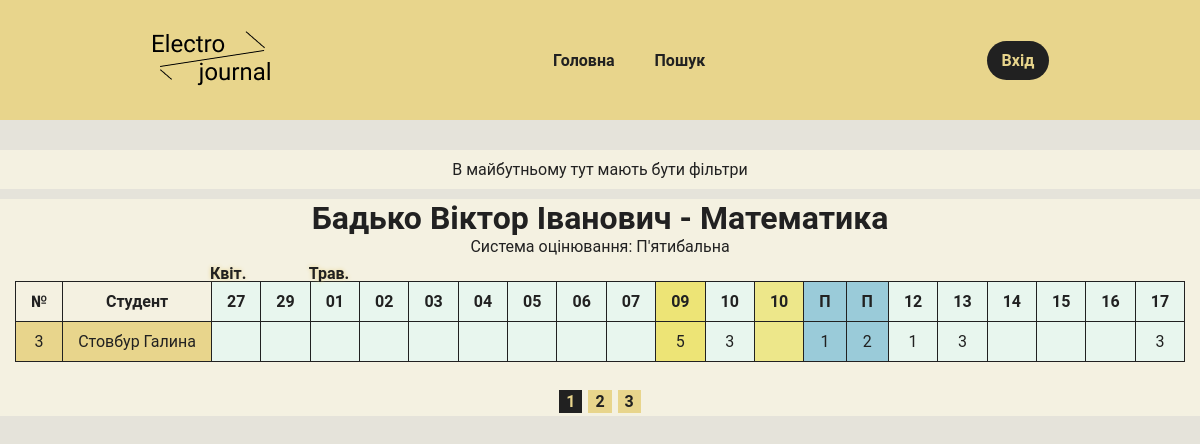
The page /journal/student-21/ on the database its author committed.
### journal/models.py (models this page shows, shortened)
class TeacherSubject(models.Model):
    class Meta:
        verbose_name = "Предмет викладача"
        verbose_name_plural = "Предмети викладачів"
    teacher = models.ForeignKey("Teacher", on_delete=models.CASCADE, verbose_name="Викладач")
    group_subject = models.ForeignKey("GroupSubject", on_delete=models.CASCADE, verbose_name="Предмет")
    semester = models.PositiveIntegerField(verbose_name="Семестр")
    academic_year = models.CharField(max_length=4, verbose_name="Навчальний рік")
    students = models.CharField(max_length=1000, null=True, verbose_name="Студенти")
    def get_students(self) -> list:
        return json.loads(self.students)
    def if_exist(self) -> bool:
        if self.students is not None:
            return True
        return False
    def check_student(self, student_pk) -> bool:
        if self.if_exist():
            if str(student_pk) in self.get_students():
                return True
            return False
        return False

class Teacher(models.Model):
    class Meta:
        verbose_name = "Викладач"
        verbose_name_plural = "Викладачі"
        ordering = ['user']
    user = models.OneToOneField(settings.AUTH_USER_MODEL, on_delete=models.CASCADE, verbose_name="Користувач")

class CustomUser(AbstractBaseUser):
    class Meta:
        verbose_name = "Користувач"
        verbose_name_plural = "Користувачі"
        ordering = ['surname', 'name', 'patronymic']
    name = models.CharField(max_length=45, null=False, verbose_name="Ім'я")
    surname = models.CharField(max_length=45, null=False, verbose_name="Прізвище")
    patronymic = models.CharField(max_length=45, blank=True, null=True, verbose_name="По батькові")
    email = models.EmailField(unique=True)  # require
    avatar = models.ImageField(upload_to='user/avatar/', blank=True, null=True, verbose_name="Аватар")
    date_of_birth = models.DateField(null=True, blank=True, verbose_name="День народження")
    about = models.TextField(null=True, blank=True, verbose_name="Про себе")
    role = models.ForeignKey("Role", on_delete=models.CASCADE, null=False, verbose_name="Роль у системі")
    is_active = models.BooleanField(default=True)
    is_staff = models.BooleanField(default=False)
    is_admin = models.BooleanField(default=False)
    USERNAME_FIELD = 'email'
    REQUIRED_FIELDS = ["name", "surname", "role"]
    objects = CustomUserManager()
    def __str__(self):
        if self.name and self.surname:
            return f'{self.surname} {self.name}'
        return self.email.split('@')[0]
    def get_name(self):
        if self.name and self.surname and self.patronymic:
            return f'{self.surname}  {self.name} {self.patronymic}'
        if self.name and self.surname:
            return f'{self.surname}  {self.name}'
        return self.email.split('@')[0]
    def get_absolute_url(self):
        return reverse('profile', kwargs={'pk': self.pk})

class GroupSubject(models.Model):
    class Meta:
        verbose_name = "Предмет групи"
        verbose_name_plural = "Предмети груп"
    group = models.ForeignKey('Group', on_delete=models.CASCADE, verbose_name="Група")
    subject = models.ForeignKey('Subject', on_delete=models.CASCADE, verbose_name="Предмет")
    amount_of_hours = models.PositiveIntegerField(verbose_name="Кількість годин")

class Subject(models.Model):
    class Meta:
        verbose_name = "Предмет"
        verbose_name_plural = "Предмети"
    name = models.CharField(max_length=45, verbose_name="Назва предмету")
    slug = models.SlugField(max_length=45, unique=True, verbose_name="Ідентифікатор")
    short_name = models.CharField(max_length=33, verbose_name="Скорочена назва предмету")
    evaluation_system = models.ForeignKey("EvaluationSystem", on_delete=models.CASCADE, verbose_name="Система оцінювання")
    def __str__(self):
        return self.name

class EvaluationSystem(models.Model):
    class Meta:
        verbose_name = "Система оцінювання"
        verbose_name_plural = "Системи оцінювання"
    name = models.CharField(max_length=45, verbose_name="Назва")
    numerical_form = models.PositiveIntegerField(verbose_name="Числова форма")
    def __str__(self):
        return self.name

class Lesson(models.Model):
    class Meta:
        verbose_name = "Пара"
        verbose_name_plural = "Пари"
        ordering = ['date']
    date = models.DateField(default=timezone.now, verbose_name="Дата")
    last_update = models.DateTimeField(auto_now=True, verbose_name="Останнє оновлення")
    topic = models.CharField(max_length=200, verbose_name="Тема", null=True)
    homework = models.CharField(max_length=200, verbose_name="Домашнє завдання", null=True)
    note = models.CharField(max_length=200, blank=True, verbose_name="Примітка", null=True)
    type = models.ForeignKey('LessonType', on_delete=models.CASCADE, verbose_name="Тип")
    teacher_subject = models.ForeignKey("TeacherSubject", on_delete=models.CASCADE)

class LessonType(models.Model):
    class Meta:
        verbose_name = "Тип пари"
        verbose_name_plural = "Типи пар"
    name = models.CharField(max_length=25, verbose_name="Назва")
    slug = models.SlugField(max_length=25, unique=True, verbose_name="Ідентифікатор")

class Student(models.Model):
    class Meta:
        verbose_name = "Студент"
        verbose_name_plural = "Студенти"
        ordering = ['user']
    user = models.OneToOneField(settings.AUTH_USER_MODEL, on_delete=models.CASCADE)
    study_form = models.ForeignKey("StudyForm", on_delete=models.CASCADE, verbose_name="Форма навчання")
    group = models.ForeignKey("Group", on_delete=models.CASCADE, verbose_name="Група")
    def __str__(self):
        return str(self.user)

class StudentLesson(models.Model):
    class Meta:
        verbose_name = "Пара студента"
        verbose_name_plural = "Пари студентів"
        ordering = ['lesson__date']
    lesson = models.ForeignKey("Lesson", on_delete=models.CASCADE, verbose_name="Предмет")
    student = models.ForeignKey("Student", on_delete=models.CASCADE, verbose_name="Студент")
    mark = models.CharField(max_length=5, null=True, verbose_name="Оцінка")
    date = models.DateField(auto_now_add=True, verbose_name="Дата")
    read_only = models.BooleanField(default=False)

### journal/views.py (the view, shortened to what this page needs)
# urls.py: path('journal/student-<int:student_pk>/', student_journal, name="student_journal"),
def student_journal(request, student_pk):
    student_obj = Student.objects.get(pk=student_pk)
    group_subject_objs = GroupSubject.objects.filter(group=student_obj.group)
    group_teacher_subject_objs = TeacherSubject.objects.filter(group_subject__in=group_subject_objs)
    st_teacher_subject_objs = [obj for obj in group_teacher_subject_objs if obj.check_student(student_pk)]
    subjects = list()
    global_months = {}
    for pk, st_teacher_subject_obj in enumerate(st_teacher_subject_objs):
        lessons = Lesson.objects.filter(teacher_subject=st_teacher_subject_obj)
        st_lessons = StudentLesson.objects.filter(lesson__in=lessons, student=student_obj)
        paginate_by = 20
        lessons_pag = Paginator(lessons, paginate_by)
        st_lessons_pag = Paginator(st_lessons, paginate_by)
        page_number = int(request.GET.get(f'page{pk}')) if request.GET.get(f'page{pk}') else 1
        pag_lessons = lessons_pag.get_page(page_number)
        pag_st_lessons = st_lessons_pag.get_page(page_number)
        subjects.append({
            'page': f'page{pk}',
            'teacher_subject': st_teacher_subject_obj,
            'student_lessons': pag_st_lessons,
            'lessons': pag_lessons,
            'sequence_number': st_teacher_subject_obj.get_students().index(str(student_pk)) + 1,
        })
        months = {}
        for lesson_obj in list(lessons[(page_number - 1) * paginate_by:page_number * paginate_by]):
            month = number_to_month(lesson_obj.date.month)
            if month not in months.values():
                months.update({lesson_obj.pk: month})
        global_months.update(months)
    context = {
        'title': 'Student journal',
        'student': student_obj,
        'months': json.dumps(global_months),
        'subjects': subjects,
    }
    return render(request, 'journal/student_journal.html', context=context)

### journal/templatetags/journal_tags.py (called while the page is built)
@register.filter(name='first_value')
def first_value(value):
    return value[0]

### journal/views.py (called while the page is built)
def number_to_month(number):
    if number == 1:
        return "Січ."
    elif number == 2:
        return "Лют."
    elif number == 3:
        return "Бер."
    elif number == 4:
        return "Квіт."
    elif number == 5:
        return "Трав."
    elif number == 6:
        return "Черв."
    elif number == 7:
        return "Лип."
    elif number == 8:
        return "Серп."
    elif number == 9:
        return "Вер."
    elif number == 10:
        return "Жовт."
    elif number == 11:
        return "Лист."
    elif number == 12:
        return "Груд."
    else:
        return "Undefind"

### journal/templates/journal/student_journal.html (shortened to what this page needs)
{% extends 'journal/base.html' %}
{% load dict_filters %}
{% load journal_tags %}
{% block main %}
<div class="filters">
    <p>В майбутньому тут мають бути фільтри</p>
</div>
{% for subject in subjects %}
<div class="st_journal">
    <div class="st_journal__info">
        <h1><a href="{{ subject.teacher_subject.teacher.user.get_absolute_url }}">{{ subject.teacher_subject.teacher.user.get_name }}</a> - {{ subject.teacher_subject.group_subject.subject }}</h1>
        <p>Система оцінювання: {{subject.teacher_subject.group_subject.subject.evaluation_system}}</p>
    </div>
    <div class="st_journal__journal_wrapper">
        <table class="st_journal__journal">
            <colgroup>
                <col>
                <col>
                {% for lesson in subject.lessons %}
                    <col class="{{ lesson.type.slug }}">
                {% endfor %}
            </colgroup>
            <tr class="st_journal__journal_row journal_row">
                <th class="journal__cell journal_header journal__cell_number">№</th>
                <th class="journal__cell journal_header journal__cell_name">Студент</th>
                {% for lesson in subject.lessons %}
                    <th class="journal__cell journal_header lesson_date" id="lesson{{ lesson.pk }}" data-lesson-pk="{{ lesson.pk }}" style="position: relative;">
                        {% if lesson.type.slug in 'pidsumkova tematichna skorygovana-tema' %}
                            <span class='journal__cell_month'>{{ lesson.type.name | first_value }}</span>
                        {% else %}
                            <span class='journal__cell_month'>{{ lesson.date | date:"d" }}</span>
                        {% endif %}
                    </th>
                {% endfor %}
            </tr>
            <tr class="st_journal__journal_row journal_row">
                <td class="journal__cell journal__cell_number">{{ subject.sequence_number }}</td>
                <td class="journal__cell journal__cell_name">{{ student }}</td>
                {% for lesson in subject.lessons %}
                    <td class="journal__cell">
                        {% for student_lesson in subject.student_lessons %}
                            {% if lesson.pk == student_lesson.lesson.pk %}
                                {{ student_lesson.mark }}
                            {% endif %}
                        {% endfor%}
                    </td>
                {% endfor %}
            </tr>
        </table>
    </div>
    <div class="journal__pages">
        <ul class="journal__pages_list">
        {% for p in subject.lessons.paginator.page_range %}
            {% if subject.lessons.number == p %}
                <li class="journal__pages_list_item journal__pages_list_item_current">
                    {{ p }}
                </li>
            {% else %}
                <a class="journal__pages_list_item_link" href="?{{ subject.page }}={{ p }}">
                    <li class="journal__pages_list_item">
                        {{ p }}
                    </li>
                </a>
            {% endif %}
        {% endfor %}
        </ul>
    </div>
</div>
{% endfor %}
{% endblock %}

### journal/templates/journal/base.html (shortened to what this page needs)
{% load static %}
<!DOCTYPE html>
<html lang="en">
<head>
    <link type="text/css" href="{% static 'journal/styles.css' %}" rel="stylesheet" />
</head>
<body>
{% block menu %}
<header>
    <div class="elements">
        <div class="elements__logo">
            <a href="{% url 'main' %}">
                <img class="elements__logo_img" src="{% static 'journal/images/Лого.png' %}" alt="Electro journal">
            </a>
        </div>
        <div class="elements_menu">
            <ul class="elements_menu__list">
                {% if not user.is_authenticated %}
                    <li class="elements_menu__list_item elements-menu__list_item1">
                        <a class="elements_menu__list_item_link" href="{% url 'main' %}">Головна</a>
                    </li>
                    <li class="elements_menu__list_item elements-menu__list_item4">
                        <a class="elements_menu__list_item_link" href="{% url 'find_person' %}">Пошук</a>
                    </li>
                {% endif %}
            </ul>
        </div>
        <div class="elements__button">
            {% if user.is_authenticated %}
                <a class="elements__button_link" href="{% url 'logout' %}">Вихід</a>
            {% else %}
                <a class="elements__button_link" href="{% url 'login' %}">Вхід</a>
            {% endif %}
        </div>
    </div>
</header>
{% endblock %}
{% block main %}
{% endblock %}
</body>
</html>

### journal/static/journal/styles.css (style rules this page uses)
header .elements__button_link { background-color: #212121; color: #E8D58C; padding: 10px 15px; border-radius: 25px; }
* { padding: 0; margin: 0; -webkit-box-sizing: border-box; box-sizing: border-box; }
a { background-color: transparent; color: inherit; text-decoration: none; font-weight: 600; }
li { list-style: none; }
img { background-repeat: no-repeat; background-position: center center; background-size: cover; }
table, td, th { border: 1px solid #212121; text-align: left; }
img { -o-object-fit: cover; object-fit: cover; -o-object-position: center center; object-position: center center; }
html, body { font-family: 'Roboto'; font-style: normal; font-weight: 400; color: #212121; background-color: #E5E3DA; }
body { text-align: center; }
.lekciya { background-color: #e8f6ee; }
.praktichna { background-color: #ece366b3; }
.laboratorna { background-color: #ebde49b3; }
.pidsumkova { background-color: #75bbd6b3; }
header { position: relative; top: 0; left: 0; width: 100%; padding: 20px; margin-bottom: 30px; background-color: #E8D58C; }
header .elements { display: -webkit-box; display: -ms-flexbox; display: flex; -ms-flex-pack: distribute; justify-content: space-around; -webkit-box-align: center; -ms-flex-align: center; align-items: center; }
header .elements__logo { padding: 10px 0; }
header .elements_menu__list { display: -webkit-box; display: -ms-flexbox; display: flex; }
header .elements_menu__list_item { margin: 0 20px; -webkit-transition: .3s; transition: .3s; }
.filters { background-color: #F4F1E1; padding: 10px 0; margin-bottom: 10px; text-align: center; }
.journal_header:before { content: attr(data-content); color: #212121; text-shadow: 0 0 4px #E8D58C; position: absolute; bottom: 38px; left: -2px; }
.journal__cell { position: relative; padding: 10px 15px; text-align: center; max-width: 54px; }
.journal__cell_name, .journal__cell_number { max-width: none; }
.journal__cell_month { cursor: pointer; }
.journal__pages_list { display: -webkit-box; display: -ms-flexbox; display: flex; -webkit-box-pack: center; -ms-flex-pack: center; justify-content: center; }
.journal__pages_list_item { padding: 2px 7px; margin: 3px; font-weight: bold; background-color: #E8D58C; color: #212121; -webkit-transition: .3s; transition: .3s; }
.journal__pages_list_item:hover, .journal__pages_list_item_current { background-color: #212121; color: #E8D58C; }
.st_journal, .tr_journal { background-color: #F4F1E1; margin: 10px 0; text-align: center; }
.st_journal__journal_wrapper, .tr_journal__journal_wrapper { display: -webkit-box; display: -ms-flexbox; display: flex; -webkit-box-pack: center; -ms-flex-pack: center; justify-content: center; margin: 25px 0; }
.st_journal__journal, .tr_journal__journal { border-collapse: collapse; }
.st_journal__journal_row:last-child .journal__cell:nth-of-type(1), .st_journal__journal_row:last-child .journal__cell:nth-of-type(2) { background-clip: padding-box; background-color: #E8D58C; }

### rows shown on the page
TeacherSubject: teacher_subject.teacher.user.get_name "Бадько Віктор Іванович", teacher_subject.group_subject.subject "Математика", teacher_subject.group_subject.subject.evaluation_system "П'ятибальна", sequence_number "3", page_range "1", page_range "2" "3"
Lesson: date "27"
Lesson: date "29"
Lesson: date "01"
Lesson: date "02"
Lesson: date "03"
Lesson: date "04"
Lesson: date "05"
Lesson: date "06"
Lesson: date "07"
Lesson: date "09"
Lesson: date "10"
Lesson: date "10"
Lesson: type.name|first_value "П"
Lesson: type.name|first_value "П"
Lesson: date "12"
Lesson: date "13"
Lesson: date "14"
Lesson: date "15"
Lesson: date "16"
Lesson: date "17"
Student: user.surname "Стовбур Галина"
StudentLesson: mark "5"
StudentLesson: mark "3"
StudentLesson: mark "1"
StudentLesson: mark "2"
StudentLesson: mark "1"
StudentLesson: mark "3"
StudentLesson: mark "3"
